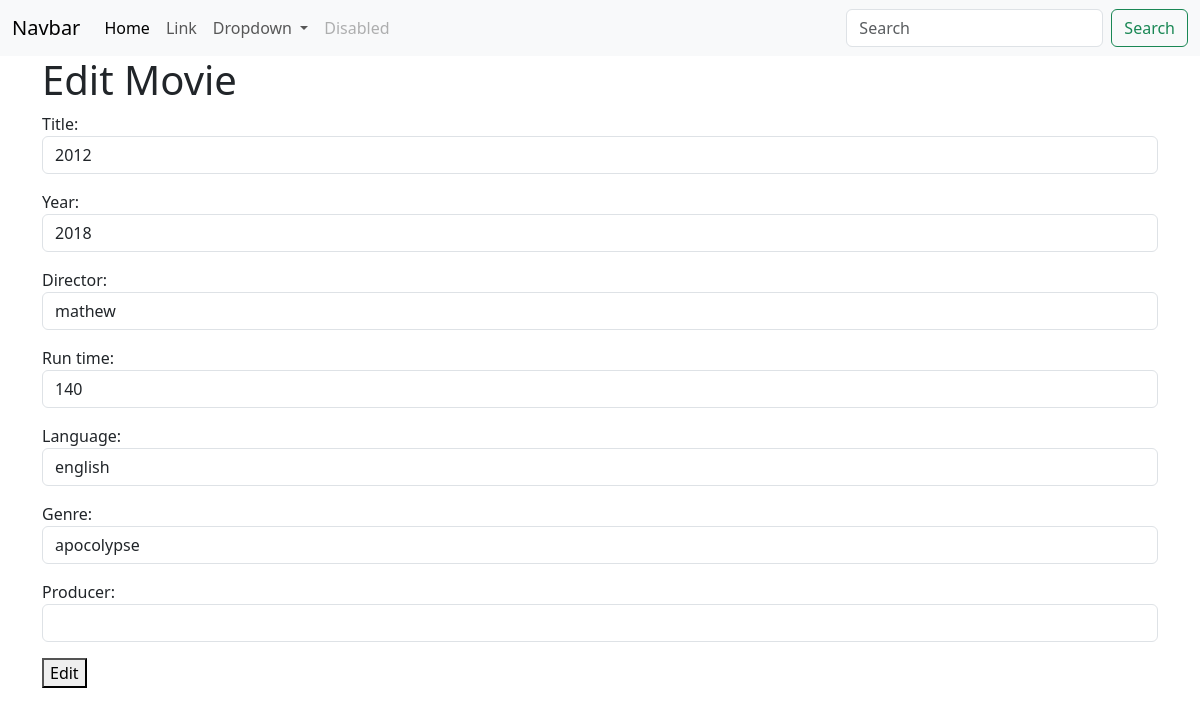
/movies/5/change/, run on the app's committed database.
### myapp/models.py (models this page shows, shortened)
class Movies(models.Model):
    title=models.CharField(max_length=200)
    year=models.CharField(max_length=200)
    director=models.CharField(max_length=200)
    run_time=models.PositiveIntegerField()
    language=models.CharField(max_length=200)
    genre=models.CharField(max_length=200)
    producer=models.CharField(max_length=200,null=True)

### myapp/views.py (the view, shortened to what this page needs)
# urls.py: path("movies/<int:pk>/change/",views.MovieUpdateView.as_view(),name="movie-update"),
class MovieUpdateView(View):
    def get(self,request,*args,**kwargs):
        id=kwargs.get("pk")
        movie_object=Movies.objects.get(id=id)
        form_instance=MovieModelForm(instance=movie_object)
        return render(request,"movie_edit.html",{"form":form_instance})

### myapp/forms.py
class MovieModelForm(forms.ModelForm):
    class Meta:
        model=Movies
        exclude=("id",)
        widgets={
            "title":forms.TextInput(attrs={"class":"form-control "}),
            "year":forms.TextInput(attrs={"class":"form-control "}),
            "director":forms.TextInput(attrs={"class":"form-control "}),
            "run_time":forms.NumberInput(attrs={"class":"form-control "}),
            "language":forms.TextInput(attrs={"class":"form-control "}),
            "genre":forms.TextInput(attrs={"class":"form-control "}),
            "producer":forms.TextInput(attrs={"class":"form-control"}),
        }

### myapp/templates/movie_edit.html (shortened to what this page needs)
{%extends 'base.html'%}
{%block main_block%}
<div class="container">
    <form action="" method="post">
        <h1>Edit Movie</h1>
        {{form.as_p}}
        <button type="submit">Edit</button>
    </form>
</div>
{%endblock%}

### data on the page
Movies: title "2012", year "2018", director "mathew", run_time "140", language "english", genre "apocolypse"
